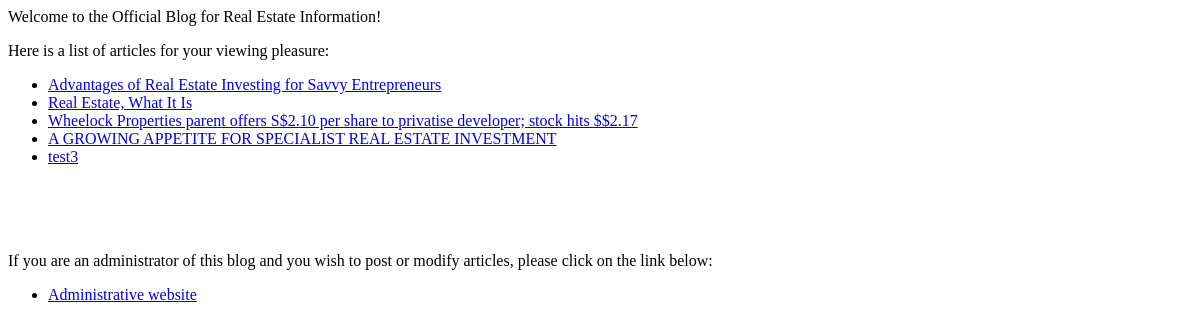
The app's page /article/, older data.
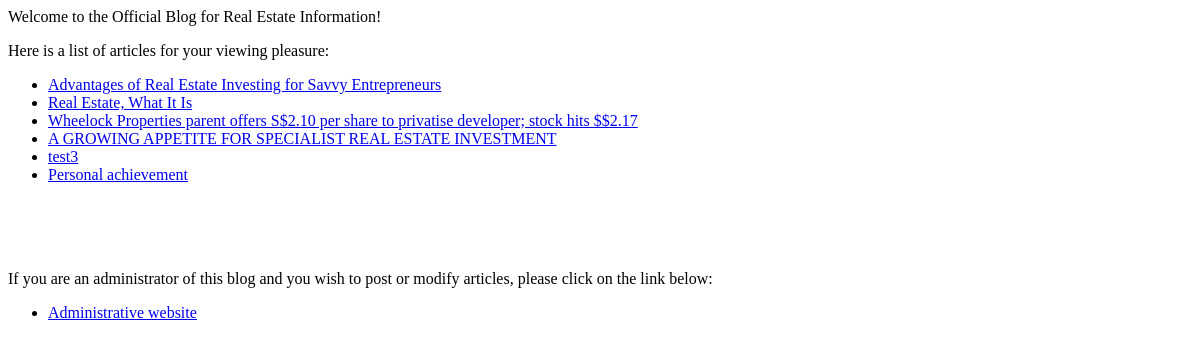
The same page, newer data.
### article/models.py (models this page shows, shortened)
class Article(models.Model):
    title = models.CharField(max_length=200)
    main_body = models.CharField(max_length=1000)
    published_date = models.DateTimeField('Date Published')

### article/views.py (the view)
def index(request):
    article_list = Article.objects.all()
    template = loader.get_template('article/index.html')
    context = {
        'article_list': article_list,
    }
    return HttpResponse(template.render(context,request))

### article/templates/article/index.html (shortened to what this page needs)
{% if article_list %}
    <p> Welcome to the Official Blog for Real Estate Information! </p>
    <p> Here is a list of articles for your viewing pleasure: </p>
    <ul>
    {% for article in article_list %}
        <li><a href="/article/{{ article.id }}/">{{ article.title }}</a></li>
    {% endfor %}
    </ul>
    <p> If you are an administrator of this blog and you wish to post or modify articles, please click on the link below:
<ul>
    <li><a href="/admin/">Administrative website</a></li>
</ul>
{% else %}
    <p>Article not found!</p>
{% endif %}

Row changes from the older to the newer data that the page shows:
added Article: title "Personal achievement"
